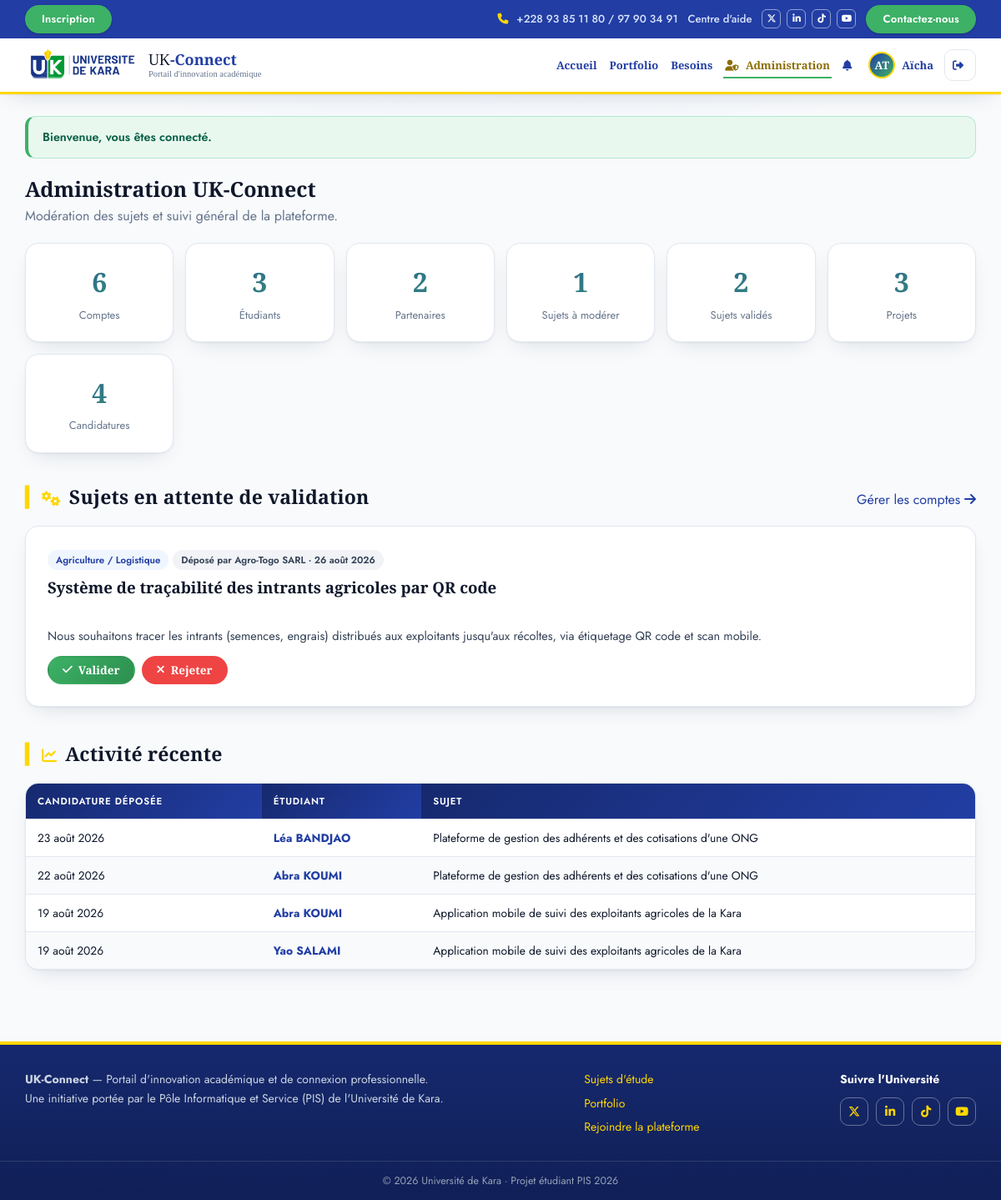
The page /admin/index.php (signed in) on the database its author committed.
### tables this page shows
CREATE TABLE utilisateurs (
    id                INT UNSIGNED  NOT NULL AUTO_INCREMENT COMMENT 'Identifiant unique du compte',
    nom               VARCHAR(100)  NOT NULL                COMMENT 'Nom de famille',
    prenom            VARCHAR(100)  NOT NULL                COMMENT 'Prénom',
    email             VARCHAR(150)  NOT NULL                COMMENT 'Identifiant de connexion (unique)',
    telephone         VARCHAR(20)   NULL                    COMMENT 'Contact visible aux partenaires',
    mot_de_passe      VARCHAR(255)  NOT NULL                COMMENT 'Hachage password_hash (bcrypt/argon2) — JAMAIS en clair',
    role_id           TINYINT UNSIGNED NOT NULL             COMMENT 'Rôle du compte → roles(id)',
    id_faculte        INT UNSIGNED  NULL                    COMMENT 'Faculté de rattachement (étudiants)',
    nom_structure     VARCHAR(150)  NULL                    COMMENT 'Raison sociale (partenaires uniquement)',
    niveau_etudes     VARCHAR(60)   NULL                    COMMENT 'Niveau d''études actuel (Licence 3, Master 1, Ingénieur…)',
    photo_profil      VARCHAR(255)  NULL                    COMMENT 'Nom du fichier avatar',
    banniere_profil   VARCHAR(255)  NULL                    COMMENT 'Nom du fichier bannière de couverture',
    bio               TEXT          NULL                    COMMENT 'Présentation libre du profil',
    actif             BOOLEAN       NOT NULL DEFAULT TRUE   COMMENT 'Suppression douce : FALSE = compte désactivé',
    date_creation     TIMESTAMP     NOT NULL DEFAULT CURRENT_TIMESTAMP COMMENT 'Création du compte',
    date_modification TIMESTAMP     NOT NULL DEFAULT CURRENT_TIMESTAMP
                                    ON UPDATE CURRENT_TIMESTAMP COMMENT 'Dernière mise à jour (auto)',
    PRIMARY KEY (id),
    UNIQUE KEY uq_utilisateurs_email (email),
    KEY idx_utilisateurs_role (role_id),
    CONSTRAINT fk_utilisateurs_role     FOREIGN KEY (role_id)   REFERENCES roles(id)
                                        ON DELETE RESTRICT ON UPDATE CASCADE,
    CONSTRAINT fk_utilisateurs_faculte  FOREIGN KEY (id_faculte) REFERENCES facultes(id)
                                        ON DELETE SET NULL ON UPDATE CASCADE,
    CONSTRAINT chk_utilisateurs_email   CHECK (email LIKE '%_@_%._%'),
    CONSTRAINT chk_utilisateurs_mdp     CHECK (CHAR_LENGTH(mot_de_passe) >= 20)
                                         
                                         
);

CREATE TABLE besoins_sujets (
    id                   INT UNSIGNED NOT NULL AUTO_INCREMENT COMMENT 'Identifiant du sujet',
    id_partenaire        INT UNSIGNED NOT NULL                COMMENT 'Partenaire déposant → utilisateurs(id)',
    titre_sujet          VARCHAR(200) NOT NULL                COMMENT 'Titre de la problématique',
    description_probleme TEXT         NOT NULL                COMMENT 'Description détaillée du besoin',
    secteur_filiere      VARCHAR(100) NOT NULL                COMMENT 'Secteur / filière concerné',
    id_faculte           INT UNSIGNED NULL                    COMMENT 'Faculté suggérée / confirmée par l''admin',
    statut_id            TINYINT UNSIGNED NOT NULL DEFAULT 1  COMMENT 'Modération → statuts_validation(id) (1 = en_attente)',
    valide_par           INT UNSIGNED NULL                    COMMENT 'Admin ayant tranché → utilisateurs(id)',
    date_validation      DATETIME     NULL                    COMMENT 'Horodatage de la décision de modération',
    date_creation        TIMESTAMP    NOT NULL DEFAULT CURRENT_TIMESTAMP COMMENT 'Dépôt du sujet',
    date_modification    TIMESTAMP    NOT NULL DEFAULT CURRENT_TIMESTAMP
                                      ON UPDATE CURRENT_TIMESTAMP COMMENT 'Dernière mise à jour (auto)',
    PRIMARY KEY (id),
    KEY idx_besoins_partenaire (id_partenaire),
    KEY idx_besoins_statut     (statut_id, id),       
    KEY idx_besoins_secteur    (secteur_filiere),
    KEY idx_besoins_faculte    (id_faculte),
    CONSTRAINT fk_besoins_partenaire  FOREIGN KEY (id_partenaire)    REFERENCES utilisateurs(id)
                                      ON DELETE RESTRICT ON UPDATE CASCADE,
    CONSTRAINT fk_besoins_faculte     FOREIGN KEY (id_faculte)       REFERENCES facultes(id)
                                      ON DELETE SET NULL ON UPDATE CASCADE,
    CONSTRAINT fk_besoins_statut      FOREIGN KEY (statut_id)        REFERENCES statuts_validation(id)
                                      ON DELETE RESTRICT ON UPDATE CASCADE,
    CONSTRAINT fk_besoins_valide_par  FOREIGN KEY (valide_par)       REFERENCES utilisateurs(id)
                                      ON DELETE SET NULL ON UPDATE CASCADE
     
     
     
);

CREATE TABLE candidatures (
    id               INT UNSIGNED NOT NULL AUTO_INCREMENT COMMENT 'Identifiant de la candidature',
    id_sujet         INT UNSIGNED NOT NULL                COMMENT 'Sujet visé → besoins_sujets(id)',
    id_etudiant      INT UNSIGNED NOT NULL                COMMENT 'Étudiant candidat → utilisateurs(id)',
    statut_id        TINYINT UNSIGNED NOT NULL DEFAULT 1  COMMENT 'Suivi → statuts_candidature(id) (1 = en_attente)',
    date_candidature TIMESTAMP    NOT NULL DEFAULT CURRENT_TIMESTAMP COMMENT 'Date de dépôt',
    date_decision    DATETIME     NULL                    COMMENT 'Horodatage de la décision (retenue / non_retenue)',
    PRIMARY KEY (id),
    UNIQUE KEY uq_candidature_unique (id_sujet, id_etudiant),
     
     
    KEY idx_candidatures_sujet    (id_sujet, statut_id),   
    KEY idx_candidatures_etudiant (id_etudiant, date_candidature),  
    CONSTRAINT fk_candidatures_sujet    FOREIGN KEY (id_sujet)    REFERENCES besoins_sujets(id)
                                        ON DELETE CASCADE ON UPDATE CASCADE,
                                         
    CONSTRAINT fk_candidatures_etudiant FOREIGN KEY (id_etudiant) REFERENCES utilisateurs(id)
                                        ON DELETE RESTRICT ON UPDATE CASCADE,
                                         
    CONSTRAINT fk_candidatures_statut   FOREIGN KEY (statut_id)   REFERENCES statuts_candidature(id)
                                        ON DELETE RESTRICT ON UPDATE CASCADE
     
     
);

### includes/auth.php (called while the page is built, shortened)
<?php
require_once __DIR__ . '/../config/database.php';
require_once __DIR__ . '/functions.php';
function current_user(): ?array
{
    static $cache = false;
    global $USER_COURANT;
    if ($cache !== false) return $USER_COURANT;
    $cache = true;
    $st = db()->prepare(
        'SELECT u.*, r.code AS role_code, f.sigle AS faculte_sigle
         FROM utilisateurs u
         JOIN roles r        ON r.id = u.role_id
         LEFT JOIN facultes f ON f.id = u.id_faculte
         WHERE u.id = ? AND u.actif = 1'
    );
    $st->execute([$_SESSION['user_id']]);
    $u = $st->fetch();
    $USER_COURANT = $u;
    return $u;
}
function est_admin(): bool     { $u = current_user(); return $u && $u['role_code'] === 'admin'; }
function require_login(): array
{
    $u = current_user();
    return $u;
}
function require_role(string ...$roles): array
{
    $u = require_login();
    return $u;
}

### config/database.php (called while the page is built, shortened)
<?php
function db(): PDO
{
    static $pdo = null;
    if ($pdo === null) {
        $dsn = 'mysql:host=' . DB_HOST . ';dbname=' . DB_NAME . ';charset=utf8mb4';
        try {
            $pdo = new PDO($dsn, DB_USER, DB_PASS, [
                PDO::ATTR_ERRMODE            => PDO::ERRMODE_EXCEPTION,
                PDO::ATTR_DEFAULT_FETCH_MODE => PDO::FETCH_ASSOC,
                PDO::ATTR_EMULATE_PREPARES   => false,
            ]);
        } catch (PDOException $e) {
            die('Impossible de se connecter à la base de données.
                 Vérifiez que MySQL est démarré dans XAMPP et que la base « ukconnect »
                 est importée (voir README.md).');
        }
    }
    return $pdo;
}

### admin/index.php (the view, shortened to what this page needs)
<?php
require_once __DIR__ . '/../includes/auth.php';
$u = require_role('admin');
$pdo = db();
$stats = $pdo->query(
    'SELECT (SELECT COUNT(*) FROM utilisateurs) AS comptes,
            (SELECT COUNT(*) FROM utilisateurs WHERE role_id = ' . ROLE_ETUDIANT . ')  AS etudiants,
            (SELECT COUNT(*) FROM utilisateurs WHERE role_id = ' . ROLE_PARTENAIRE . ') AS partenaires,
            (SELECT COUNT(*) FROM besoins_sujets WHERE statut_id = ' . STVAL_EN_ATTENTE . ') AS en_attente,
            (SELECT COUNT(*) FROM besoins_sujets WHERE statut_id = ' . STVAL_VALIDE . ')     AS valides,
            (SELECT COUNT(*) FROM projets_etudiants) AS projets,
            (SELECT COUNT(*) FROM candidatures)      AS candidatures'
)->fetch();
$enAttente = $pdo->query(
    'SELECT s.*, u.nom_structure
     FROM besoins_sujets s
     JOIN utilisateurs u ON u.id = s.id_partenaire
     WHERE s.statut_id = ' . STVAL_EN_ATTENTE . '
     ORDER BY s.date_creation ASC'
)->fetchAll();
$dernieresCand = $pdo->query(
    'SELECT c.date_candidature, s.titre_sujet, e.id AS etudiant_id, CONCAT(e.prenom, " ", e.nom) AS etudiant
     FROM candidatures c
     JOIN besoins_sujets s ON s.id = c.id_sujet
     JOIN utilisateurs e   ON e.id = c.id_etudiant
     ORDER BY c.date_candidature DESC LIMIT 6'
)->fetchAll();
require __DIR__ . '/../includes/header.php';
?>
<div class="page-titre">
  <h1>Administration UK-Connect</h1>
  <p>Modération des sujets et suivi général de la plateforme.</p>
</div>
<div class="stats">
  <div class="stat"><b><?= (int)$stats['comptes'] ?></b><span>Comptes</span></div>
  <div class="stat"><b><?= (int)$stats['etudiants'] ?></b><span>Étudiants</span></div>
  <div class="stat"><b><?= (int)$stats['partenaires'] ?></b><span>Partenaires</span></div>
  <div class="stat"><b><?= (int)$stats['en_attente'] ?></b><span>Sujets à modérer</span></div>
  <div class="stat"><b><?= (int)$stats['valides'] ?></b><span>Sujets validés</span></div>
  <div class="stat"><b><?= (int)$stats['projets'] ?></b><span>Projets</span></div>
  <div class="stat"><b><?= (int)$stats['candidatures'] ?></b><span>Candidatures</span></div>
</div>
<section class="section">
  <div class="titre-section">
    <h2><i class="fa-solid fa-gears"></i> Sujets en attente de validation</h2>
    <a href="<?= url('admin/utilisateurs.php') ?>">Gérer les comptes <i class="fa-solid fa-arrow-right"></i></a>
  </div>
  <?php if (!$enAttente): ?>
    <div class="panneau"><p class="muted">Aucun sujet en attente : la file de modération est vide. <i class="fa-solid fa-face-smile-beam"></i></p></div>
  <?php else: ?>
    <?php foreach ($enAttente as $s): ?>
    <div class="panneau" style="margin-bottom:14px;">
      <div class="etiquettes" style="margin-bottom:6px;">
        <span class="etiquette"><?= e($s['secteur_filiere']) ?></span>
        <span class="etiquette etiquette-gris">Déposé par <?= e($s['nom_structure']) ?> · <?= date_fr($s['date_creation']) ?></span>
      </div>
      <h3 style="margin-bottom:8px;"><?= e($s['titre_sujet']) ?></h3>
      <p style="white-space:pre-line; color:var(--gris); font-size:14.5px; margin-bottom:12px;">
        <?= e(extrait($s['description_probleme'], 400)) ?>
      </p>
      <form method="post" class="actions-bas">
        <button class="btn btn-vert btn-petit" name="action" value="valider"
                data-confirm="Valider ce sujet ? Il deviendra visible publiquement."><i class="fa-solid fa-check"></i> Valider</button>
        <button class="btn btn-rouge btn-petit" name="action" value="rejeter"
                data-confirm="Rejeter ce sujet ? Il ne sera jamais publié."><i class="fa-solid fa-xmark"></i> Rejeter</button>
      </form>
    </div>
    <?php endforeach; ?>
  <?php endif; ?>
</section>
<section class="section">
  <div class="titre-section"><h2><i class="fa-solid fa-chart-line"></i> Activité récente</h2></div>
  <div class="tableau-englobant">
    <table>
      <thead><tr><th>Candidature déposée</th><th>Étudiant</th><th>Sujet</th></tr></thead>
      <tbody>
        <?php foreach ($dernieresCand as $c): ?>
        <tr>
          <td><?= date_fr($c['date_candidature']) ?></td>
          <td><a href="<?= url('../etudiant.php?id=' . (int)$c['etudiant_id']) ?>"><b><?= e($c['etudiant']) ?></b></a></td>
          <td><?= e($c['titre_sujet']) ?></td>
        </tr>
        <?php endforeach; ?>
      </tbody>
    </table>
  </div>
</section>
<?php require __DIR__ . '/../includes/footer.php'; ?>

### includes/header.php (shortened to what this page needs)
<?php
require_once __DIR__ . '/auth.php';
$u = current_user();
$chemin = $_SERVER['SCRIPT_NAME'] ?? '';
$navActif = function (string $suffixe) use ($chemin): string {
    if ($suffixe === '/index.php' && str_ends_with($chemin, 'admin/index.php')) return '';
    return str_ends_with($chemin, $suffixe) ? ' nav-actif' : '';
};
?>
<!DOCTYPE html>
<html lang="fr">
<head>
<link rel="stylesheet" href="https://cdnjs.cloudflare.com/ajax/libs/font-awesome/6.5.1/css/all.min.css">
<link rel="stylesheet" href="<?= url('assets/css/style.css') ?>">
</head>
<body>
<div class="topbar">
  <div class="conteneur topbar-interieur">
    <a class="topbar-btn" href="<?= url('inscription.php') ?>">Inscription</a>
    <div class="topbar-droite">
      <a class="topbar-lien topbar-tel" href="tel:+22893851180">
        <i class="fa-solid fa-phone"></i> +228 93 85 11 80 / 97 90 34 91</a>
      <a class="topbar-lien topbar-aide" href="<?= url('verifier-installation.php') ?>">Centre d'aide</a>
      <span class="topbar-sociaux">
        <a href="https://x.com/KaraUniversite" target="_blank" rel="noopener" aria-label="X (Twitter)" title="X (Twitter)"><i class="fa-brands fa-x-twitter"></i></a>
        <a href="https://www.linkedin.com/school/universit%C3%A9-de-kara" target="_blank" rel="noopener" aria-label="LinkedIn" title="LinkedIn"><i class="fa-brands fa-linkedin-in"></i></a>
        <a href="https://www.tiktok.com/@univkara_togo" target="_blank" rel="noopener" aria-label="TikTok" title="TikTok"><i class="fa-brands fa-tiktok"></i></a>
        <a href="https://www.youtube.com/@universitedekaratv7082" target="_blank" rel="noopener" aria-label="YouTube" title="YouTube"><i class="fa-brands fa-youtube"></i></a>
      </span>
      <a class="topbar-btn" href="mailto:admin@ukconnect.tg">Contactez-nous</a>
    </div>
  </div>
</div>
<header class="barre">
  <div class="conteneur barre-interieur">
    <a class="logo" href="<?= url('index.php') ?>">
      <img src="<?= url('assets/images/logo-uk.png') ?>" alt="Université de Kara" class="logo-img">
      <span class="logo-texte">UK<strong>-Connect</strong>
        <small>Portail d'innovation académique</small>
      </span>
    </a>
    <nav class="nav" id="nav">
      <a href="<?= url('index.php') ?>" class="<?= $navActif('/index.php') ?>">Accueil</a>
      <a href="<?= url('projets.php') ?>" class="<?= $navActif('/projets.php') ?>">Portfolio</a>
      <a href="<?= url('sujets.php') ?>" class="<?= $navActif('/sujets.php') ?>">Besoins</a>
      <?php if (est_admin()): ?>
        <a href="<?= url('admin/index.php') ?>" class="nav-admin<?= $navActif('admin/index.php') ?>"><i class="fa-solid fa-user-shield"></i> Administration</a>
      <?php elseif (est_partenaire()): ?>
        <a href="<?= url('sujet-deposer.php') ?>" class="<?= $navActif('/sujet-deposer.php') ?>"><i class="fa-solid fa-plus"></i> Déposer un besoin</a>
        <a href="<?= url('partenaire-espace.php') ?>" class="<?= $navActif('/partenaire-espace.php') ?>"><i class="fa-solid fa-briefcase"></i> Mon espace</a>
      <?php endif; ?>
      <?php if ($u): ?>
        <a href="<?= url('notifications.php') ?>" title="Mes notifications" class="nav-cloche<?= $navActif('/notifications.php') ?>">
          <i class="fa-solid fa-bell"></i><span class="nav-libelle"> Notifications</span>
        </a>
        <?php
        $lienProfilNom = $u['role_code'] === 'etudiant'
            ? url('etudiant.php?id=' . (int)$u['id'])
            : url('profil.php');
        ?>
        <a class="nav-profil" href="<?= $lienProfilNom ?>"
           title="<?= $u['role_code'] === 'etudiant' ? 'Voir mon profil public (portfolio)' : 'Mon profil' ?>">
          <?php if (!empty($u['photo_profil'])): ?>
            <img class="nav-avatar" src="<?= url('assets/uploads/avatars/' . rawurlencode($u['photo_profil'])) ?>"
                 alt="Ma photo de profil">
          <?php else: ?>
            <span class="nav-avatar nav-avatar-initiales">
              <?= e(mb_strtoupper(mb_substr($u['prenom'], 0, 1) . mb_substr($u['nom'], 0, 1))) ?>
            </span>
          <?php endif; ?>
          <span class="nav-libelle"><?= e($u['prenom']) ?></span>
        </a>
        <a class="nav-ico" href="<?= url('deconnexion.php') ?>"
           title="Se déconnecter"><i class="fa-solid fa-right-from-bracket"></i></a>
      <?php endif; ?>
    </nav>
  </div>
</header>
<main class="conteneur principal">
<?= flash_afficher() ?>

### rows shown on the page
utilisateurs: prenom+nom "AT", prenom "Aïcha"
besoins_sujets: secteur_filiere "Agriculture / Logistique", id_partenaire.nom_structure "Agro-Togo SARL", date_creation "26 août 2026", titre_sujet "Système de traçabilité des intrants agricoles par QR code", description_probleme "Nous souhaitons tracer les intrants (semences, engrais) distribués aux exploitants jusqu'aux récoltes, via étiquetage QR code et scan mobile."
candidatures: date_candidature "23 août 2026", etudiant "Léa BANDJAO", id_sujet.titre_sujet "Plateforme de gestion des adhérents et des cotisations d'une ONG"
candidatures: date_candidature "22 août 2026", etudiant "Abra KOUMI", id_sujet.titre_sujet "Plateforme de gestion des adhérents et des cotisations d'une ONG"
candidatures: date_candidature "19 août 2026", etudiant "Abra KOUMI", id_sujet.titre_sujet "Application mobile de suivi des exploitants agricoles de la Kara"
candidatures: date_candidature "19 août 2026", etudiant "Yao SALAMI", id_sujet.titre_sujet "Application mobile de suivi des exploitants agricoles de la Kara"

### other values the page prints
$f['message'] "Bienvenue, vous êtes connecté."
